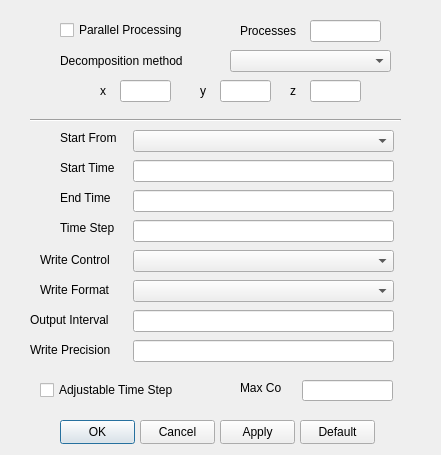
<?xml version="1.0" encoding="UTF-8"?>
<ui version="4.0">
 <class>controlsDialog</class>
 <widget class="QDialog" name="controlsDialog">
  <property name="geometry">
   <rect>
    <x>0</x>
    <y>0</y>
    <width>441</width>
    <height>455</height>
   </rect>
  </property>
  <property name="windowTitle">
   <string>Simulation Controls</string>
  </property>
  <widget class="QLabel" name="label">
   <property name="geometry">
    <rect>
     <x>60</x>
     <y>130</y>
     <width>71</width>
     <height>16</height>
    </rect>
   </property>
   <property name="text">
    <string>Start From</string>
   </property>
  </widget>
  <widget class="QComboBox" name="comboBoxStartFrom">
   <property name="geometry">
    <rect>
     <x>133</x>
     <y>130</y>
     <width>261</width>
     <height>22</height>
    </rect>
   </property>
  </widget>
  <widget class="QLabel" name="label_2">
   <property name="geometry">
    <rect>
     <x>60</x>
     <y>160</y>
     <width>61</width>
     <height>16</height>
    </rect>
   </property>
   <property name="text">
    <string>Start Time</string>
   </property>
  </widget>
  <widget class="QLineEdit" name="lineEditStartTime">
   <property name="geometry">
    <rect>
     <x>133</x>
     <y>160</y>
     <width>261</width>
     <height>22</height>
    </rect>
   </property>
  </widget>
  <widget class="QLabel" name="label_3">
   <property name="geometry">
    <rect>
     <x>60</x>
     <y>190</y>
     <width>61</width>
     <height>16</height>
    </rect>
   </property>
   <property name="text">
    <string>End Time</string>
   </property>
  </widget>
  <widget class="QLineEdit" name="lineEditEndTime">
   <property name="geometry">
    <rect>
     <x>133</x>
     <y>190</y>
     <width>261</width>
     <height>22</height>
    </rect>
   </property>
  </widget>
  <widget class="QLabel" name="label_4">
   <property name="geometry">
    <rect>
     <x>60</x>
     <y>220</y>
     <width>61</width>
     <height>16</height>
    </rect>
   </property>
   <property name="text">
    <string>Time Step</string>
   </property>
  </widget>
  <widget class="QLineEdit" name="lineEditTimeStep">
   <property name="geometry">
    <rect>
     <x>133</x>
     <y>220</y>
     <width>261</width>
     <height>22</height>
    </rect>
   </property>
  </widget>
  <widget class="QLabel" name="label_5">
   <property name="geometry">
    <rect>
     <x>40</x>
     <y>250</y>
     <width>81</width>
     <height>20</height>
    </rect>
   </property>
   <property name="text">
    <string>Write Control</string>
   </property>
  </widget>
  <widget class="QComboBox" name="comboBoxWriteControl">
   <property name="geometry">
    <rect>
     <x>133</x>
     <y>250</y>
     <width>261</width>
     <height>22</height>
    </rect>
   </property>
  </widget>
  <widget class="QLabel" name="label_6">
   <property name="geometry">
    <rect>
     <x>30</x>
     <y>310</y>
     <width>91</width>
     <height>20</height>
    </rect>
   </property>
   <property name="text">
    <string>Output Interval</string>
   </property>
  </widget>
  <widget class="QLineEdit" name="lineEditOutputInterval">
   <property name="geometry">
    <rect>
     <x>133</x>
     <y>310</y>
     <width>261</width>
     <height>22</height>
    </rect>
   </property>
  </widget>
  <widget class="QPushButton" name="pushButtonOK">
   <property name="geometry">
    <rect>
     <x>60</x>
     <y>420</y>
     <width>75</width>
     <height>24</height>
    </rect>
   </property>
   <property name="text">
    <string>OK</string>
   </property>
  </widget>
  <widget class="QPushButton" name="pushButtonApply">
   <property name="geometry">
    <rect>
     <x>220</x>
     <y>420</y>
     <width>75</width>
     <height>24</height>
    </rect>
   </property>
   <property name="text">
    <string>Apply</string>
   </property>
  </widget>
  <widget class="QPushButton" name="pushButtonCancel">
   <property name="geometry">
    <rect>
     <x>140</x>
     <y>420</y>
     <width>75</width>
     <height>24</height>
    </rect>
   </property>
   <property name="text">
    <string>Cancel</string>
   </property>
  </widget>
  <widget class="QPushButton" name="pushButtonDefault">
   <property name="geometry">
    <rect>
     <x>300</x>
     <y>420</y>
     <width>75</width>
     <height>24</height>
    </rect>
   </property>
   <property name="text">
    <string>Default</string>
   </property>
  </widget>
  <widget class="QLabel" name="label_7">
   <property name="geometry">
    <rect>
     <x>30</x>
     <y>340</y>
     <width>91</width>
     <height>20</height>
    </rect>
   </property>
   <property name="text">
    <string>Write Precision</string>
   </property>
  </widget>
  <widget class="QLineEdit" name="lineEditWritePrecision">
   <property name="geometry">
    <rect>
     <x>133</x>
     <y>340</y>
     <width>261</width>
     <height>22</height>
    </rect>
   </property>
  </widget>
  <widget class="Line" name="line">
   <property name="geometry">
    <rect>
     <x>30</x>
     <y>110</y>
     <width>371</width>
     <height>20</height>
    </rect>
   </property>
   <property name="orientation">
    <enum>Qt::Orientation::Horizontal</enum>
   </property>
  </widget>
  <widget class="QCheckBox" name="checkBoxParallel">
   <property name="geometry">
    <rect>
     <x>60</x>
     <y>20</y>
     <width>141</width>
     <height>20</height>
    </rect>
   </property>
   <property name="text">
    <string>Parallel Processing</string>
   </property>
  </widget>
  <widget class="QLineEdit" name="lineEdit_nProcs">
   <property name="geometry">
    <rect>
     <x>310</x>
     <y>20</y>
     <width>71</width>
     <height>22</height>
    </rect>
   </property>
  </widget>
  <widget class="QLabel" name="label_8">
   <property name="geometry">
    <rect>
     <x>240</x>
     <y>20</y>
     <width>61</width>
     <height>21</height>
    </rect>
   </property>
   <property name="text">
    <string>Processes</string>
   </property>
  </widget>
  <widget class="QComboBox" name="comboBoxDecompositionMethod">
   <property name="geometry">
    <rect>
     <x>230</x>
     <y>50</y>
     <width>161</width>
     <height>22</height>
    </rect>
   </property>
  </widget>
  <widget class="QLabel" name="label_9">
   <property name="geometry">
    <rect>
     <x>60</x>
     <y>50</y>
     <width>141</width>
     <height>21</height>
    </rect>
   </property>
   <property name="text">
    <string>Decomposition method</string>
   </property>
  </widget>
  <widget class="QLineEdit" name="lineEditX">
   <property name="geometry">
    <rect>
     <x>120</x>
     <y>80</y>
     <width>51</width>
     <height>22</height>
    </rect>
   </property>
  </widget>
  <widget class="QLabel" name="label_10">
   <property name="geometry">
    <rect>
     <x>100</x>
     <y>80</y>
     <width>21</width>
     <height>21</height>
    </rect>
   </property>
   <property name="text">
    <string>x</string>
   </property>
  </widget>
  <widget class="QLineEdit" name="lineEditY">
   <property name="geometry">
    <rect>
     <x>220</x>
     <y>80</y>
     <width>51</width>
     <height>22</height>
    </rect>
   </property>
  </widget>
  <widget class="QLabel" name="label_11">
   <property name="geometry">
    <rect>
     <x>200</x>
     <y>80</y>
     <width>21</width>
     <height>21</height>
    </rect>
   </property>
   <property name="text">
    <string>y</string>
   </property>
  </widget>
  <widget class="QLineEdit" name="lineEditZ">
   <property name="geometry">
    <rect>
     <x>310</x>
     <y>80</y>
     <width>51</width>
     <height>22</height>
    </rect>
   </property>
  </widget>
  <widget class="QLabel" name="label_12">
   <property name="geometry">
    <rect>
     <x>290</x>
     <y>80</y>
     <width>21</width>
     <height>21</height>
    </rect>
   </property>
   <property name="text">
    <string>z</string>
   </property>
  </widget>
  <widget class="QLabel" name="label_13">
   <property name="geometry">
    <rect>
     <x>40</x>
     <y>280</y>
     <width>81</width>
     <height>20</height>
    </rect>
   </property>
   <property name="text">
    <string>Write Format</string>
   </property>
  </widget>
  <widget class="QComboBox" name="comboBoxWriteFormat">
   <property name="geometry">
    <rect>
     <x>133</x>
     <y>280</y>
     <width>261</width>
     <height>22</height>
    </rect>
   </property>
  </widget>
  <widget class="QCheckBox" name="checkBoxAdjustTimeStep">
   <property name="geometry">
    <rect>
     <x>40</x>
     <y>380</y>
     <width>161</width>
     <height>20</height>
    </rect>
   </property>
   <property name="text">
    <string>Adjustable Time Step</string>
   </property>
  </widget>
  <widget class="QLabel" name="label_14">
   <property name="geometry">
    <rect>
     <x>240</x>
     <y>380</y>
     <width>58</width>
     <height>16</height>
    </rect>
   </property>
   <property name="text">
    <string>Max Co</string>
   </property>
  </widget>
  <widget class="QLineEdit" name="lineEditMaxCo">
   <property name="geometry">
    <rect>
     <x>302</x>
     <y>380</y>
     <width>91</width>
     <height>21</height>
    </rect>
   </property>
  </widget>
 </widget>
 <resources/>
 <connections/>
</ui>
